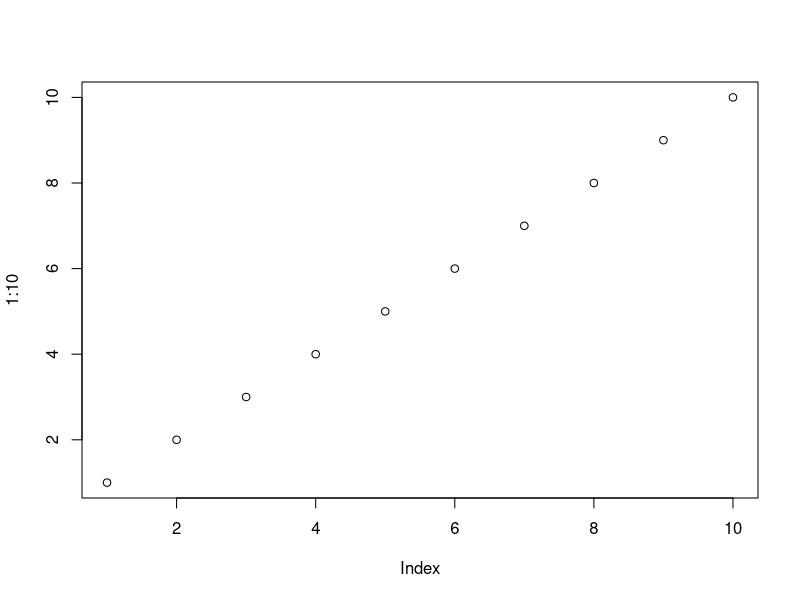
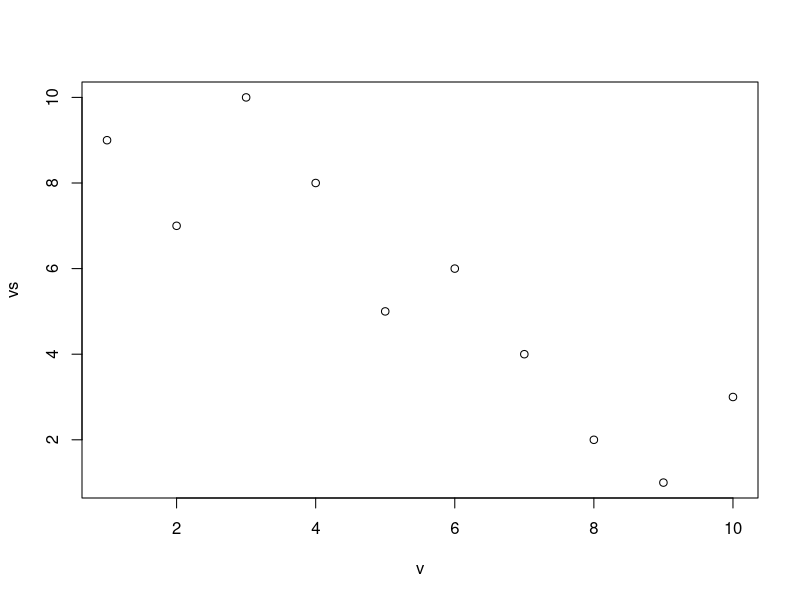
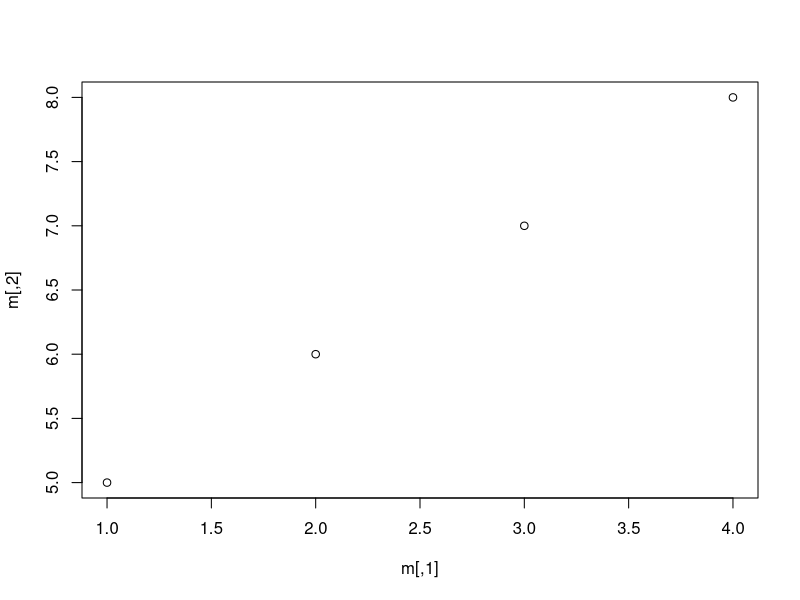
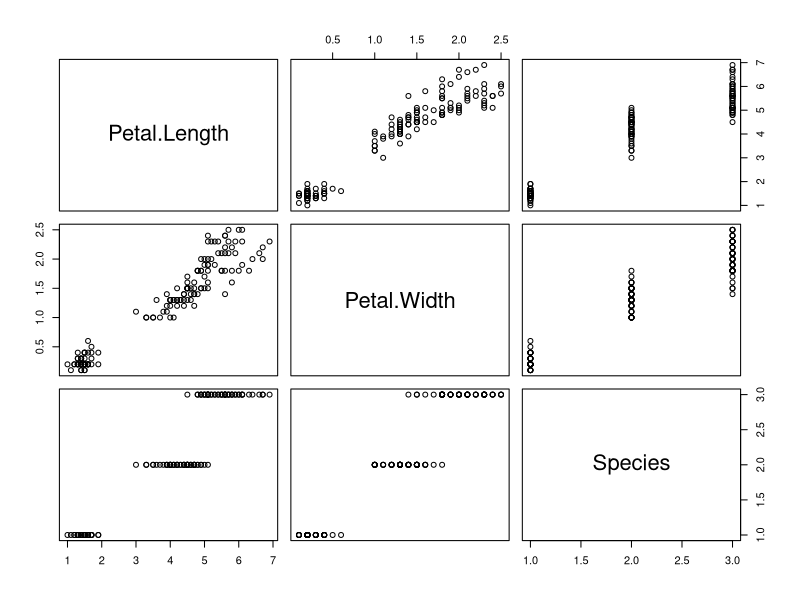
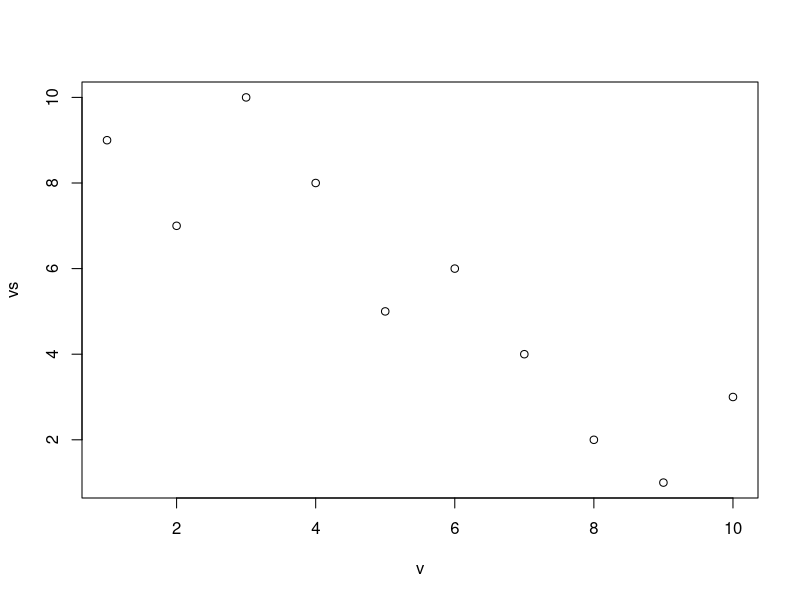
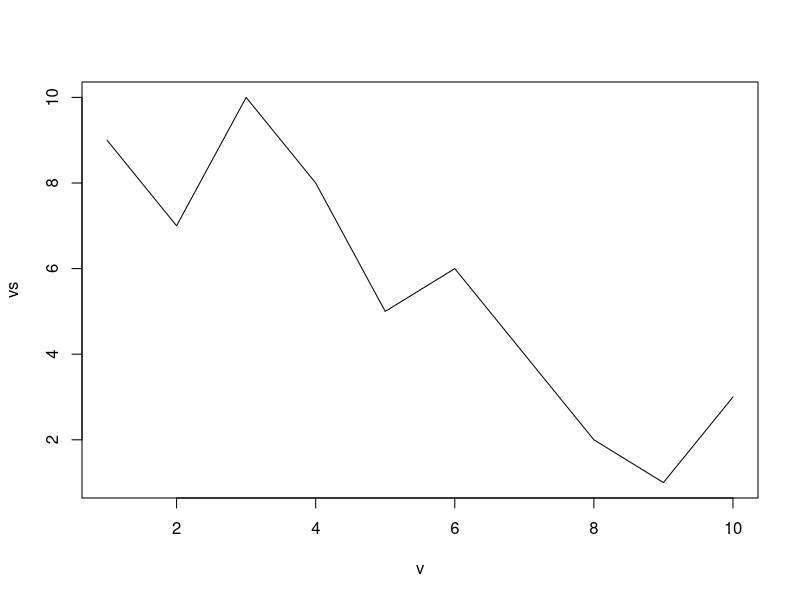
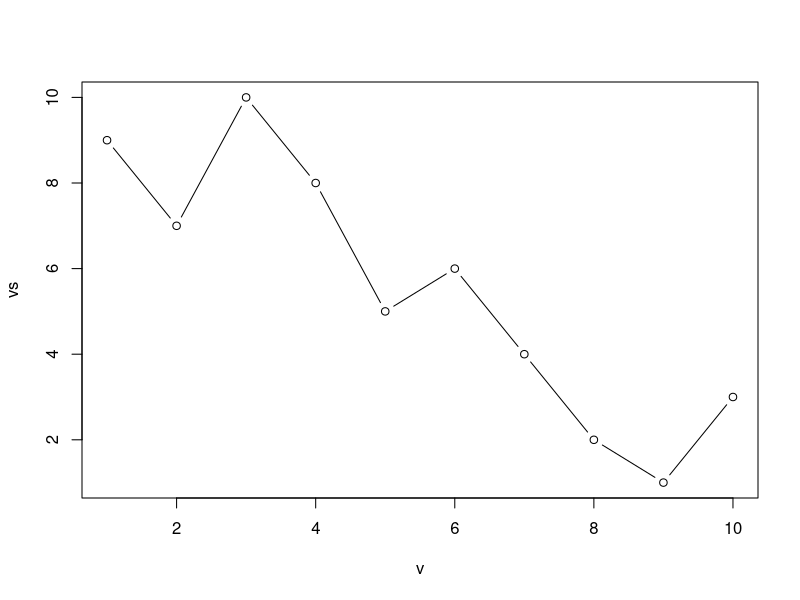
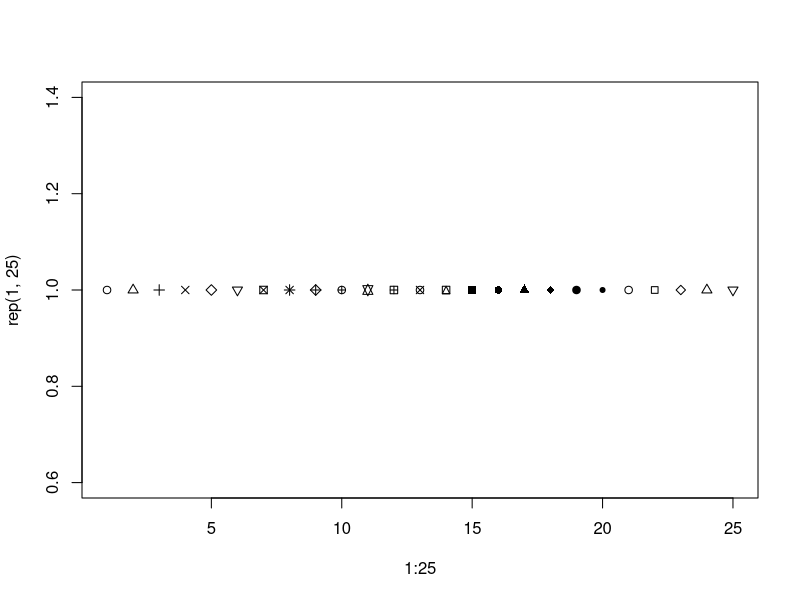

The R source for these figures, in order:
## ---- chunk 1
knitr::opts_chunk$set(
  collapse = TRUE,
  comment = "#>",
  fig.align = 'center',
  fig.height = 3, fig.width = 3
)
## ---- chunk 2
# a single numeric vector
# elements are plotted against their indices
v <- 1:10
plot(1:10)
# two numeric vectors
vs <- sample(v)
plot(x = v, y = vs)
# a matrix
# the first two columns are plotted as if they were x and y, the others are ignored
m <- matrix(1:12, 4, 3)
m
plot(m)
# a data frame
# every column is plotted against every other, creating a matrix of scatter plots
d <- iris[3:5]
plot(d)
## ---- chunk 3
plot(v, vs, type = 'p')
plot(v, vs, type = 'l')
plot(v, vs, type = 'b')
## ---- chunk 4
plot(1:25, rep(1, 25), pch = 1:25)
## ---- chunk 5
plot(1:25, rep(1, 25), pch = 1:5)
## ---- chunk 6
plot(v, vs, type = 'l', lty = 1)
plot(v, vs, type = 'l', lty = 2)
plot(v, vs, type = 'l', lty = 3)
## ---- chunk 7
# as a hex code
plot(v, vs, pch = 16, col = "#6495ED")
# as a character string
# see colors() for a list of available colors
plot(v, vs, pch = 16, col = "cornflowerblue")
# as a factor; each level is given a color based on the current palette
f <- factor(rep(letters[1:2], each = 5))
plot(v, vs, pch = 16, col = f)
# as an integer, which is interpreted as an index in the current palette
plot(v, vs, pch = 16, col = 2)
## ---- chunk 8
plot(v, vs, pch = 16, col = colorRampPalette(c('royalblue1', 'yellow', 'purple'))(10))
## ---- chunk 9
plot(v, vs, xlim = c(-2, 12))
## ---- chunk 10
plot(v, vs)
points(v, sample(v), pch = 20, col = 'green')
## ---- chunk 11
plot(log(0:2000 / 100), type = 'l')
abline(h = 0)
plot(log(0:2000 / 100), type = 'l')
abline(h = c(0,1), lty = c(1,2))
## ---- chunk 12
plot(v, vs, pch = 16)
# cex alone refers to the plotting characters
plot(v, vs, pch = 16, cex = 2)
# other cex parameters exist for other plot elements
plot(v, vs, pch = 16, cex.lab = 2)
## ---- chunk 13
plot(v, vs, xlab = 'label x', ylab = 'label y')
## ---- chunk 14
plot(v, vs, main = 'plot title')
## ---- chunk 15
plot(v, vs)
title('plot title')
## ---- chunk 16
plot(v, vs, col = f, pch = 16)
title('plot title')
legend('topright', legend = levels(f), col = 1:length(levels(f)), pch = 16, cex = 0.75)
## ---- chunk 17
m <- matrix(c(1, 1, 2, 1, 1, 2, 3, 3, 4), 3, 3, byrow = T)
m

layout(mat = m)
## ---- chunk 18
foo <- function() {
  # prepare layout
  layout(mat = m)

  # prepare data
  v1 <- rnorm(1e4)
  v2 <- runif(1e4, -1, 1)
  d1 <- density(v1)
  d2 <- density(v2)
  names(d2) <- c(names(d2)[2], names(d2)[-2])
  
  # draw plots
  plot(v1, v2, pch = 4, cex = 0.5)
  plot(d2, main = '', xlab = '', ylab = '')
  plot(d1, main = '', xlab = '', ylab = '')
  # draw an empty plot in field 16
  plot.new()
}

foo()
## ---- chunk 19
layout(mat = 1)
## ---- chunk 20
plot(rnorm(1e4), runif(1e4), pch = 4, cex = 0.2)
smoothScatter(rnorm(1e4), runif(1e4), pch = 4, cex = 0.2)
## ---- chunk 21
# a vector
barplot(v)
# a matrix
barplot(m)
barplot(m, beside = T)
## ---- chunk 22
# a vector
rv <- rnorm(1e2)
stripchart(rv, pch = 20)
stripchart(rv, method = 'jitter', pch = 20)

# a data frame
stripchart(iris[1:4], method = 'jitter', vertical = T, pch = 1)
## ---- chunk 23
# a vector
boxplot(rnorm(1e3))
# a matrix
boxplot(as.matrix(iris[1:4]))
#a data frame
boxplot(iris[1:4])
## ---- chunk 24
hist(rnorm(1e5))
hist(rnorm(1e5), breaks = 100)
## ---- chunk 25
persp(volcano)
contour(volcano)
image(volcano)
## ---- chunk 26
# numeric vs numeric draws a scatter plot
plot(Sepal.Length ~ Sepal.Width, data = iris, col = Species, pch = 20)
# numeric vs factor drawas a boxplot
plot(Sepal.Length ~ Species, data = iris, col = Species)
# two terms on RHS draws two plots
plot(Sepal.Length ~ Petal.Length + Petal.Width, data = iris)
# plot one column vs all others
plot(Sepal.Length ~ ., data = iris, col = Species, pch = 20)

## ---- chunk 27
barplot(yield ~ variety + year, data = lattice::barley, subset = site == 'Morris', beside = TRUE)
stripchart(Sepal.Length ~ Species, data = iris, vertical = T, method = 'jitter', pch = 1)
boxplot(Sepal.Length ~ Species, data = iris)
## ---- chunk 28
coplot(Sepal.Length ~ Sepal.Width | Species, data = iris, pch = 16, rows = 1)
## ---- chunk 29
library(lattice)
xyplot(Sepal.Length ~ Petal.Width | Species, data = iris, layout = c(3,1))
stripplot(yield ~ year | site, data = barley, layout = c(3,2))
bwplot(yield ~ year | variety, data = barley, layout = c(5,2))
bwplot(Sepal.Length ~ Species, data = iris)
histogram(~ Sepal.Length | Species, data = iris, layout = c(3,1))
levelplot(Sepal.Length ~ Petal.Width * Petal.Length | Species, data = datasets::iris, layout = c(3,1),
          at = seq(4, 8, length.out = 100), col.regions = colorRampPalette(c('blue', 'gray90', 'red'))(100),
          aspect = 1)
